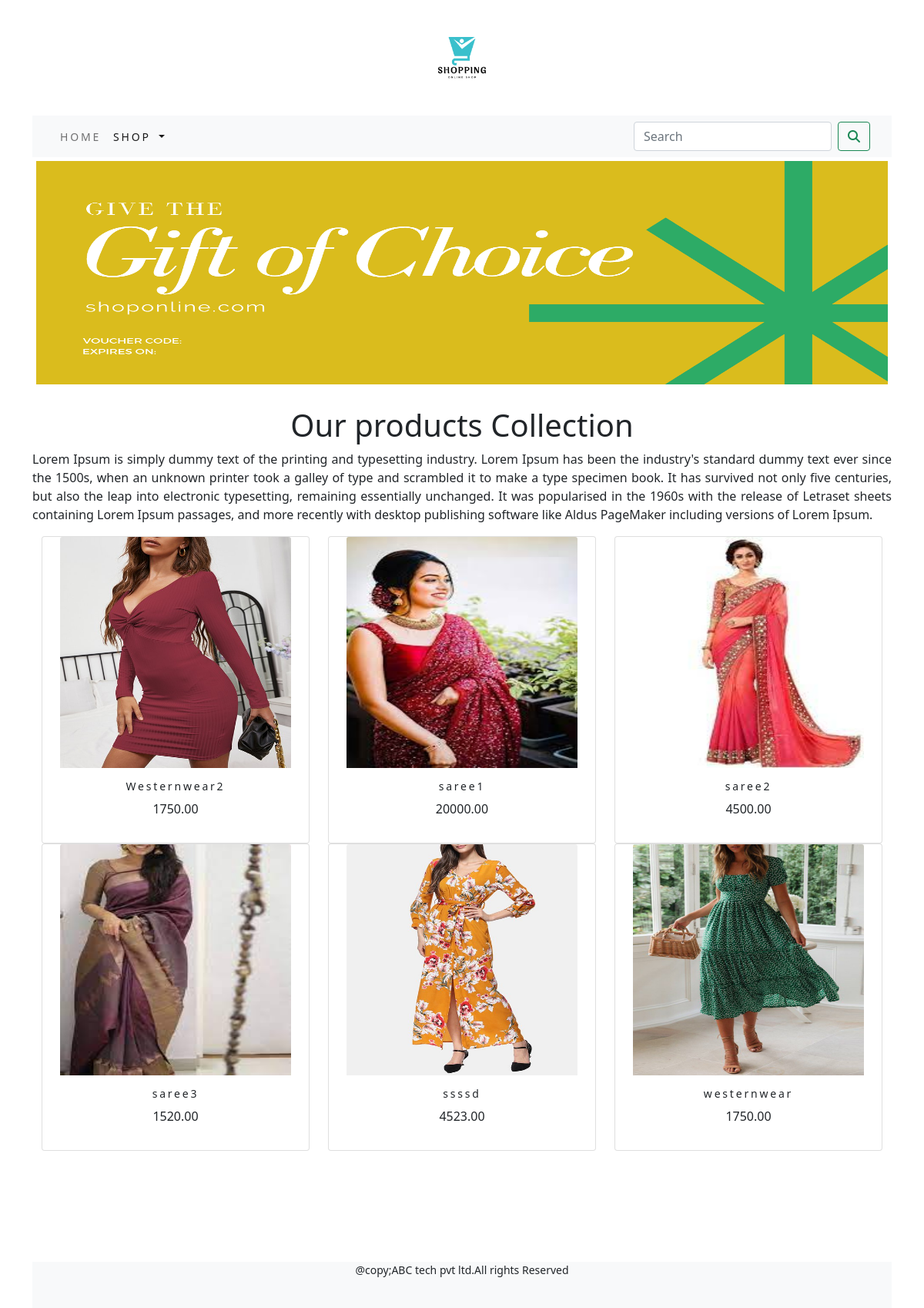
The app's page /shop/ with its own data.
### shop/models.py (models this page shows, shortened)
class Product(models.Model):
    name = models.CharField(max_length=250, unique=True)
    slug = models.SlugField(max_length=250, unique=True)
    description = models.TextField(blank=True)
    price=models.DecimalField(max_digits=10,decimal_places=2)
    category=models.ForeignKey(Category,on_delete=models.CASCADE)
    image = models.ImageField(upload_to='product', blank=True)
    stock=models.IntegerField()
    available=models.BooleanField(default=True)
    created=models.DateTimeField(auto_now_add=True)
    updated=models.DateTimeField(auto_now=True)
    def get_url(self):
        return reverse('shop:prodCatdetail',args=[self.category.slug,self.slug])
    class Meta:
        ordering=('name',)
        verbose_name='product'
        verbose_name_plural='products'

### shop/views.py (the view)
# urls.py: path('', views.allprodCat, name='allprodCat'),
def allprodCat(request,c_slug=None):
    c_page=None
    products_list=None
    if c_slug!=None:
        c_page=get_object_or_404(Category,slug=c_slug)
        products_list=Product.objects.all().filter(category=c_page,available=True)
    else:
        products_list=Product.objects.all().filter(available=True)
    paginator=Paginator(products_list,6)
    try:
        page=int(request.GET.get('page',1))
    except:
        page=1
    try:
        products=paginator.page(page)
    except (EmptyPage,InvalidPage):
        products=paginator.page(paginator.num_pages)
    return render(request,"category.html",{'category':c_page,'products':products})

### cart/context_processors.py (called while the page is built)
def counter(request):
    item_count=0
    if 'admin' in request.path:
        return  {}
    else:
        try:
            cart=Cart.objects.filter(cart_id=_cart_id(request))
            cart_items=CartItem.objects.all().filter(cart=cart[:1])
            for cart_item in cart_items:
                item_count += cart_item.quantity
        except Cart.DoesNotExist:
            item_count =0
    return dict(item_count=item_count)

### cart/views.py (called while the page is built)
def _cart_id(request):
    cart=request.session.session_key
    if not cart:
        cart=request.session.create()
    return cart

### shop/context_processors.py (called while the page is built)
def menu_links(request):
    links=Category.objects.all()
    return  dict(links=links)

### shop/models.py (called while the page is built)
    def get_url(self):
        return reverse('shop:products_by_category',args=[self.slug])

### templates/category.html (shortened to what this page needs)
{% extends 'base.html' %}
{% load static %}
{% block content %}
<div class="mx-auto">
   {% if category %}
        <img class="my_image" src="{{category.image.url}}" alt="{{category.name}}"style="width:300px;height:300px;">
</div>
    <br>
<div>
        <h1 class="text-center my_tittle">{{category.name}}</h1>
        <p class="text-justify">{{category.description}}</p>
</div>
    {% else %}
<div>
<img class="my_image my_image_padding" src="{% static 'image/banner.png' %}" alt="our products"style="width:100%;height:300px;">
</div>
<br>
<div>
    <h1 class="text-center my_tittle"> Our products Collection</h1>
    <p class="text-justify">Lorem Ipsum is simply dummy text of the printing and typesetting industry. Lorem Ipsum has been the industry's standard dummy text ever since the 1500s, when an unknown printer took a galley of type and scrambled it to make a type specimen book. It has survived not only five centuries, but also the leap into electronic typesetting, remaining essentially unchanged. It was popularised in the 1960s with the release of Letraset sheets containing Lorem Ipsum passages, and more recently with desktop publishing software like Aldus PageMaker including versions of Lorem Ipsum.</p>
</div>
    {% endif %}
<div class="container">
    <div class="row mx_auto">
        {% for product in products.object_list %}
        <div class="my_bottom_margi col-9 col-sm-12 col-md-4 col-lg-4">
            <div class="card text-center">
                <a href="{{product.get_url}}"><img class="card-img-top my_image" src="{{ product.image.url }}" alt="{{ product.name }}"style="width:300px;height:300px"></a>
                <div class="card-body">
                    <h4>{{product.name}}</h4>
                    <p>{{product.price}}</p>
                </div>
                </div>
            </div>
        <br>
        <br>
        <br>
        <br>
        {% endfor %}
    </div>
    <br>
</div>
{% endblock %}

### templates/base.html (shortened to what this page needs)
{% load static %}
<!DOCTYPE html>
<html lang="en">
<head>
    <link rel="stylesheet" href="{% static 'css/custom.css' %}">
    <link href="{% static 'css/bootstrap.min.css' %}" rel="stylesheet">
</head>
<body>
<div class="container">
{% include 'header.html' %}
{% include 'nav.html' %}
{% block content %}
{% endblock %}
   </div>
{% include 'footer.html' %}
    <link href="https://cdn.jsdelivr.net/npm/bootstrap@5.0.2/dist/css/bootstrap.min.css" rel="stylesheet">
</body>
</html>

### templates/header.html
{% load static %}
<header>
    <center>
        <a href="{% url 'shop:allprodCat' %}"> <img src="{% static 'image/logo.png' %}" alt="logimage" style="width:150px; height:150px;">
    </center>
</header>

### templates/nav.html (shortened to what this page needs)
<nav class="navbar navbar-expand-lg navbar-light bg-light">
  <div class="container-fluid">
  <div class="collapse navbar-collapse" id="navbarSupportedContent">
    <ul class="navbar-nav me-auto mb-2 mb-lg-0">
      <li class="nav-item">
        <a class="nav-link" href="{% url 'shop:allprodCat' %}">HOME</a>
      </li>
      <li class="nav-item dropdown {% if 'shop' in request.path %} active {% endif %}">
        <a class="nav-link dropdown-toggle" href="#" id="navbarDropdown" role="button" data-bs-toggle="dropdown" aria-expanded="false">
          SHOP
        </a>
      </li>
    </ul>
    <form class="d-flex" action="{% url 'search_app:SearchResult' %}" method="get">
      <input class="form-control mr-sm-2" type="search" placeholder="Search" name="q" aria-label="Search">
      <button class="btn btn-outline-success my-2 my-sm-0" type="submit"><i class="fa fa-search" ></i></button>
    </form>
  </div>
    </div>
</nav>

### templates/footer.html
<div class="footer navbar-fixed-bottom my_footer">
    <p class="text-center">@copy;ABC tech pvt ltd.All rights Reserved</p>
</div>

### static/css/custom.css (style rules this page uses)
body { font-family: 'Roboto', sans-serif; }
.nav-item { letter-spacing : .2em; font-size : 14px; text-transform : uppercase; }
.my_footer { background-color:#f8f9fa; height:60px; }
.my_footer p { pdding-top:20px; font-size:14px; }
.my_image_padding { padding:5px; }
.card-body h4 { font-size:14px; text_transform:uppercase; letter-spacing:.2em }

### records on screen
Product: image (picture), name "Westernwear2", price "1750.00"
Product: image (picture), name "saree1", price "20000.00"
Product: image (picture), name "saree2", price "4500.00"
Product: image (picture), name "saree3", price "1520.00"
Product: image (picture), name "ssssd", price "4523.00"
Product: image (picture), name "westernwear", price "1750.00"
